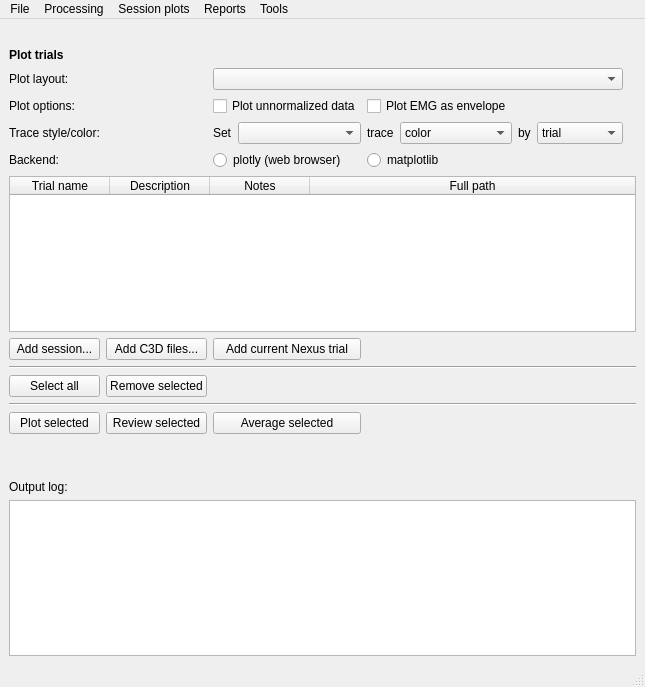
<?xml version="1.0" encoding="UTF-8"?>
<ui version="4.0">
 <class>MainWindow</class>
 <widget class="QMainWindow" name="MainWindow">
  <property name="geometry">
   <rect>
    <x>0</x>
    <y>0</y>
    <width>643</width>
    <height>687</height>
   </rect>
  </property>
  <property name="windowTitle">
   <string>gaitutils menu</string>
  </property>
  <widget class="QWidget" name="centralwidget">
   <layout class="QVBoxLayout" name="verticalLayout">
    <item>
     <spacer name="verticalSpacer">
      <property name="orientation">
       <enum>Qt::Vertical</enum>
      </property>
      <property name="sizeType">
       <enum>QSizePolicy::Fixed</enum>
      </property>
      <property name="sizeHint" stdset="0">
       <size>
        <width>10</width>
        <height>20</height>
       </size>
      </property>
     </spacer>
    </item>
    <item>
     <layout class="QGridLayout" name="gridLayout">
      <item row="11" column="3">
       <widget class="QPushButton" name="btnAddTrials">
        <property name="text">
         <string>Add C3D files...</string>
        </property>
       </widget>
      </item>
      <item row="9" column="2">
       <widget class="QLabel" name="label">
        <property name="text">
         <string>Backend:</string>
        </property>
       </widget>
      </item>
      <item row="11" column="2">
       <widget class="QPushButton" name="btnAddSession">
        <property name="text">
         <string>Add session...</string>
        </property>
       </widget>
      </item>
      <item row="5" column="0">
       <spacer name="horizontalSpacer_3">
        <property name="orientation">
         <enum>Qt::Horizontal</enum>
        </property>
        <property name="sizeType">
         <enum>QSizePolicy::Preferred</enum>
        </property>
        <property name="sizeHint" stdset="0">
         <size>
          <width>40</width>
          <height>20</height>
         </size>
        </property>
       </spacer>
      </item>
      <item row="5" column="4" colspan="6">
       <widget class="QComboBox" name="cbLayout">
        <property name="sizePolicy">
         <sizepolicy hsizetype="Preferred" vsizetype="Preferred">
          <horstretch>0</horstretch>
          <verstretch>0</verstretch>
         </sizepolicy>
        </property>
       </widget>
      </item>
      <item row="13" column="3">
       <widget class="QPushButton" name="btnClearSelected">
        <property name="text">
         <string>Remove selected</string>
        </property>
       </widget>
      </item>
      <item row="7" column="6" colspan="2">
       <widget class="QCheckBox" name="xbEMGEnvelope">
        <property name="text">
         <string>Plot EMG as envelope</string>
        </property>
        <property name="checked">
         <bool>false</bool>
        </property>
       </widget>
      </item>
      <item row="16" column="2">
       <widget class="QPushButton" name="btnPlotTrials">
        <property name="text">
         <string>Plot selected</string>
        </property>
       </widget>
      </item>
      <item row="3" column="2">
       <widget class="QLabel" name="label_6">
        <property name="font">
         <font>
          <weight>75</weight>
          <bold>true</bold>
         </font>
        </property>
        <property name="text">
         <string>Plot trials</string>
        </property>
       </widget>
      </item>
      <item row="9" column="4" colspan="2">
       <widget class="QRadioButton" name="rbPlotly">
        <property name="text">
         <string>plotly (web browser)</string>
        </property>
        <attribute name="buttonGroup">
         <string notr="true">buttonGroup_2</string>
        </attribute>
       </widget>
      </item>
      <item row="15" column="2" colspan="9">
       <widget class="Line" name="line">
        <property name="orientation">
         <enum>Qt::Horizontal</enum>
        </property>
       </widget>
      </item>
      <item row="5" column="2">
       <widget class="QLabel" name="label_3">
        <property name="text">
         <string>Plot layout:</string>
        </property>
       </widget>
      </item>
      <item row="13" column="2">
       <widget class="QPushButton" name="btnSelectAll">
        <property name="text">
         <string>Select all</string>
        </property>
       </widget>
      </item>
      <item row="10" column="2" colspan="9">
       <widget class="QTableWidget" name="tableTrials">
        <property name="styleSheet">
         <string notr="true"/>
        </property>
        <property name="sizeAdjustPolicy">
         <enum>QAbstractScrollArea::AdjustIgnored</enum>
        </property>
        <property name="editTriggers">
         <set>QAbstractItemView::NoEditTriggers</set>
        </property>
        <property name="alternatingRowColors">
         <bool>false</bool>
        </property>
        <property name="selectionBehavior">
         <enum>QAbstractItemView::SelectRows</enum>
        </property>
        <attribute name="horizontalHeaderStretchLastSection">
         <bool>true</bool>
        </attribute>
        <attribute name="verticalHeaderVisible">
         <bool>false</bool>
        </attribute>
        <attribute name="verticalHeaderStretchLastSection">
         <bool>false</bool>
        </attribute>
        <column>
         <property name="text">
          <string>Trial name</string>
         </property>
        </column>
        <column>
         <property name="text">
          <string>Description</string>
         </property>
        </column>
        <column>
         <property name="text">
          <string>Notes</string>
         </property>
        </column>
        <column>
         <property name="text">
          <string>Full path</string>
         </property>
        </column>
       </widget>
      </item>
      <item row="5" column="11">
       <spacer name="horizontalSpacer_4">
        <property name="orientation">
         <enum>Qt::Horizontal</enum>
        </property>
        <property name="sizeType">
         <enum>QSizePolicy::Preferred</enum>
        </property>
        <property name="sizeHint" stdset="0">
         <size>
          <width>40</width>
          <height>20</height>
         </size>
        </property>
       </spacer>
      </item>
      <item row="12" column="2" colspan="9">
       <widget class="Line" name="line_2">
        <property name="orientation">
         <enum>Qt::Horizontal</enum>
        </property>
       </widget>
      </item>
      <item row="18" column="10">
       <widget class="QLabel" name="label_2">
        <property name="text">
         <string/>
        </property>
       </widget>
      </item>
      <item row="7" column="2">
       <widget class="QLabel" name="label_5">
        <property name="text">
         <string>Plot options:</string>
        </property>
       </widget>
      </item>
      <item row="7" column="4" colspan="2">
       <widget class="QCheckBox" name="xbPlotUnnorm">
        <property name="sizePolicy">
         <sizepolicy hsizetype="Preferred" vsizetype="Fixed">
          <horstretch>0</horstretch>
          <verstretch>0</verstretch>
         </sizepolicy>
        </property>
        <property name="text">
         <string>Plot unnormalized data</string>
        </property>
       </widget>
      </item>
      <item row="8" column="6">
       <widget class="QLabel" name="label_8">
        <property name="sizePolicy">
         <sizepolicy hsizetype="Fixed" vsizetype="Minimum">
          <horstretch>0</horstretch>
          <verstretch>0</verstretch>
         </sizepolicy>
        </property>
        <property name="text">
         <string>trace</string>
        </property>
       </widget>
      </item>
      <item row="8" column="9">
       <widget class="QComboBox" name="cbColorStyleBy">
        <property name="sizePolicy">
         <sizepolicy hsizetype="Preferred" vsizetype="Preferred">
          <horstretch>0</horstretch>
          <verstretch>0</verstretch>
         </sizepolicy>
        </property>
        <item>
         <property name="text">
          <string>trial</string>
         </property>
        </item>
        <item>
         <property name="text">
          <string>dimension</string>
         </property>
        </item>
        <item>
         <property name="text">
          <string>context</string>
         </property>
        </item>
        <item>
         <property name="text">
          <string>session</string>
         </property>
        </item>
        <item>
         <property name="text">
          <string>(none)</string>
         </property>
        </item>
       </widget>
      </item>
      <item row="8" column="8">
       <widget class="QLabel" name="label_9">
        <property name="sizePolicy">
         <sizepolicy hsizetype="Fixed" vsizetype="Preferred">
          <horstretch>0</horstretch>
          <verstretch>0</verstretch>
         </sizepolicy>
        </property>
        <property name="text">
         <string>by</string>
        </property>
       </widget>
      </item>
      <item row="8" column="7">
       <widget class="QComboBox" name="cbColorOrStyle">
        <property name="sizePolicy">
         <sizepolicy hsizetype="Preferred" vsizetype="Preferred">
          <horstretch>0</horstretch>
          <verstretch>0</verstretch>
         </sizepolicy>
        </property>
        <item>
         <property name="text">
          <string>color</string>
         </property>
        </item>
        <item>
         <property name="text">
          <string>style</string>
         </property>
        </item>
       </widget>
      </item>
      <item row="8" column="5">
       <widget class="QComboBox" name="cbColorStyleVar">
        <property name="sizePolicy">
         <sizepolicy hsizetype="Preferred" vsizetype="Preferred">
          <horstretch>0</horstretch>
          <verstretch>0</verstretch>
         </sizepolicy>
        </property>
       </widget>
      </item>
      <item row="8" column="4">
       <widget class="QLabel" name="label_7">
        <property name="sizePolicy">
         <sizepolicy hsizetype="Fixed" vsizetype="Preferred">
          <horstretch>0</horstretch>
          <verstretch>0</verstretch>
         </sizepolicy>
        </property>
        <property name="text">
         <string>Set</string>
        </property>
       </widget>
      </item>
      <item row="11" column="4" colspan="2">
       <widget class="QPushButton" name="btnAddNexusTrial">
        <property name="text">
         <string>Add current Nexus trial</string>
        </property>
       </widget>
      </item>
      <item row="9" column="6" colspan="2">
       <widget class="QRadioButton" name="rbMatplotlib">
        <property name="text">
         <string>matplotlib</string>
        </property>
        <attribute name="buttonGroup">
         <string notr="true">buttonGroup_2</string>
        </attribute>
       </widget>
      </item>
      <item row="8" column="2">
       <widget class="QLabel" name="label_10">
        <property name="text">
         <string>Trace style/color:</string>
        </property>
       </widget>
      </item>
      <item row="16" column="3">
       <widget class="QPushButton" name="btnReviewTrials">
        <property name="text">
         <string>Review selected</string>
        </property>
       </widget>
      </item>
      <item row="16" column="4" colspan="2">
       <widget class="QPushButton" name="btnAveragePlot">
        <property name="text">
         <string>Average selected</string>
        </property>
       </widget>
      </item>
     </layout>
    </item>
    <item>
     <spacer name="verticalSpacer_3">
      <property name="orientation">
       <enum>Qt::Vertical</enum>
      </property>
      <property name="sizeType">
       <enum>QSizePolicy::Fixed</enum>
      </property>
      <property name="sizeHint" stdset="0">
       <size>
        <width>10</width>
        <height>20</height>
       </size>
      </property>
     </spacer>
    </item>
    <item>
     <widget class="QLabel" name="label_4">
      <property name="text">
       <string>Output log:</string>
      </property>
     </widget>
    </item>
    <item>
     <widget class="QPlainTextEdit" name="txtOutput"/>
    </item>
   </layout>
  </widget>
  <widget class="QMenuBar" name="menubar">
   <property name="geometry">
    <rect>
     <x>0</x>
     <y>0</y>
     <width>643</width>
     <height>21</height>
    </rect>
   </property>
   <widget class="QMenu" name="menuFile">
    <property name="title">
     <string>File</string>
    </property>
    <addaction name="actionOpts"/>
    <addaction name="actionQuit"/>
   </widget>
   <widget class="QMenu" name="menuAnalysis">
    <property name="title">
     <string>Tools</string>
    </property>
    <addaction name="actionTardieu_analysis"/>
    <addaction name="actionExport_current_trial_to_EDF_format"/>
    <addaction name="actionUpdate"/>
   </widget>
   <widget class="QMenu" name="menuProcessing">
    <property name="title">
     <string>Processing</string>
    </property>
    <addaction name="actionAutoprocess_session"/>
    <addaction name="actionAutoprocess_single_trial"/>
    <addaction name="actionAutomark_events"/>
    <addaction name="actionRun_postprocessing_pipelines"/>
    <addaction name="actionConvert_session_videos_to_web_format"/>
    <addaction name="actionCopy_session_videos_to_desktop"/>
   </widget>
   <widget class="QMenu" name="menuReports">
    <property name="title">
     <string>Reports</string>
    </property>
    <addaction name="actionWeb_report_from_Nexus_session"/>
    <addaction name="actionPDF_report_from_Nexus_session"/>
    <addaction name="actionWeb_reports"/>
    <addaction name="actionCreate_PDF_report"/>
   </widget>
   <widget class="QMenu" name="menuPlotting">
    <property name="title">
     <string>Session plots</string>
    </property>
    <addaction name="actionTrial_median_velocities"/>
    <addaction name="actionTrial_timedep_velocities"/>
    <addaction name="actionTime_distance_average"/>
   </widget>
   <addaction name="menuFile"/>
   <addaction name="menuProcessing"/>
   <addaction name="menuPlotting"/>
   <addaction name="menuReports"/>
   <addaction name="menuAnalysis"/>
  </widget>
  <widget class="QStatusBar" name="statusbar"/>
  <action name="actionOptions">
   <property name="text">
    <string>Options...</string>
   </property>
  </action>
  <action name="actionQuit">
   <property name="text">
    <string>Quit</string>
   </property>
  </action>
  <action name="actionOptions_2">
   <property name="text">
    <string>Options...</string>
   </property>
  </action>
  <action name="actionOptions_3">
   <property name="text">
    <string>Options...</string>
   </property>
  </action>
  <action name="actionOptions_4">
   <property name="text">
    <string>Options</string>
   </property>
  </action>
  <action name="actionOpts">
   <property name="text">
    <string>Options...</string>
   </property>
  </action>
  <action name="actionTardieu_analysis">
   <property name="text">
    <string>Tardieu analysis...</string>
   </property>
  </action>
  <action name="actionAutoprocess_session">
   <property name="text">
    <string>Autoprocess session</string>
   </property>
  </action>
  <action name="actionAutoprocess_single_trial">
   <property name="text">
    <string>Autoprocess single trial</string>
   </property>
  </action>
  <action name="actionAutomark_events">
   <property name="text">
    <string>Automark events</string>
   </property>
  </action>
  <action name="actionRun_postprocessing_pipelines">
   <property name="text">
    <string>Run postprocessing pipelines</string>
   </property>
  </action>
  <action name="actionConvert_session_videos_to_web_format">
   <property name="text">
    <string>Convert session videos to web format</string>
   </property>
  </action>
  <action name="actionCopy_session_videos_to_desktop">
   <property name="text">
    <string>Copy session videos to desktop</string>
   </property>
  </action>
  <action name="actionCreate_PDF_report">
   <property name="text">
    <string>Create PDF report...</string>
   </property>
  </action>
  <action name="actionCreate_comparison_PDF_report">
   <property name="text">
    <string>Create comparison PDF report...</string>
   </property>
  </action>
  <action name="actionWeb_reports">
   <property name="text">
    <string>Web reports...</string>
   </property>
  </action>
  <action name="actionTrial_median_velocities">
   <property name="text">
    <string>Median trial velocities</string>
   </property>
  </action>
  <action name="actionKinematics_average">
   <property name="text">
    <string>Kinematics average</string>
   </property>
  </action>
  <action name="actionTime_distance_average">
   <property name="text">
    <string>Time-distance average</string>
   </property>
  </action>
  <action name="actionKinematics_consistency">
   <property name="text">
    <string>Kinematics consistency</string>
   </property>
  </action>
  <action name="actionEMG_consistency">
   <property name="text">
    <string>EMG consistency</string>
   </property>
  </action>
  <action name="actionMuscle_length_consistency">
   <property name="text">
    <string>Muscle length consistency</string>
   </property>
  </action>
  <action name="actionKin_average">
   <property name="text">
    <string>Kinematics average</string>
   </property>
  </action>
  <action name="actionTrial_timedep_velocities">
   <property name="text">
    <string>Time-dependent trial velocities</string>
   </property>
  </action>
  <action name="actionWeb_report_from_Nexus_session">
   <property name="text">
    <string>Web report from Nexus session...</string>
   </property>
  </action>
  <action name="actionCreate_PDF_report_Nexus">
   <property name="text">
    <string>PDF report from Nexus session...</string>
   </property>
  </action>
  <action name="actionPDF_report_from_Nexus_session">
   <property name="text">
    <string>PDF report from Nexus session...</string>
   </property>
  </action>
  <action name="actionExport_current_trial_to_EDF_format">
   <property name="text">
    <string>Export selected trials to EDF</string>
   </property>
  </action>
  <action name="actionProcess_and_review_trial">
   <property name="text">
    <string>Review Nexus trial</string>
   </property>
  </action>
  <action name="actionReview_Nexus_trial">
   <property name="text">
    <string>Review Nexus trial</string>
   </property>
  </action>
  <action name="actionUpdate">
   <property name="text">
    <string>Update package...</string>
   </property>
  </action>
 </widget>
 <resources/>
 <connections/>
 <buttongroups>
  <buttongroup name="buttonGroup_2"/>
 </buttongroups>
</ui>
